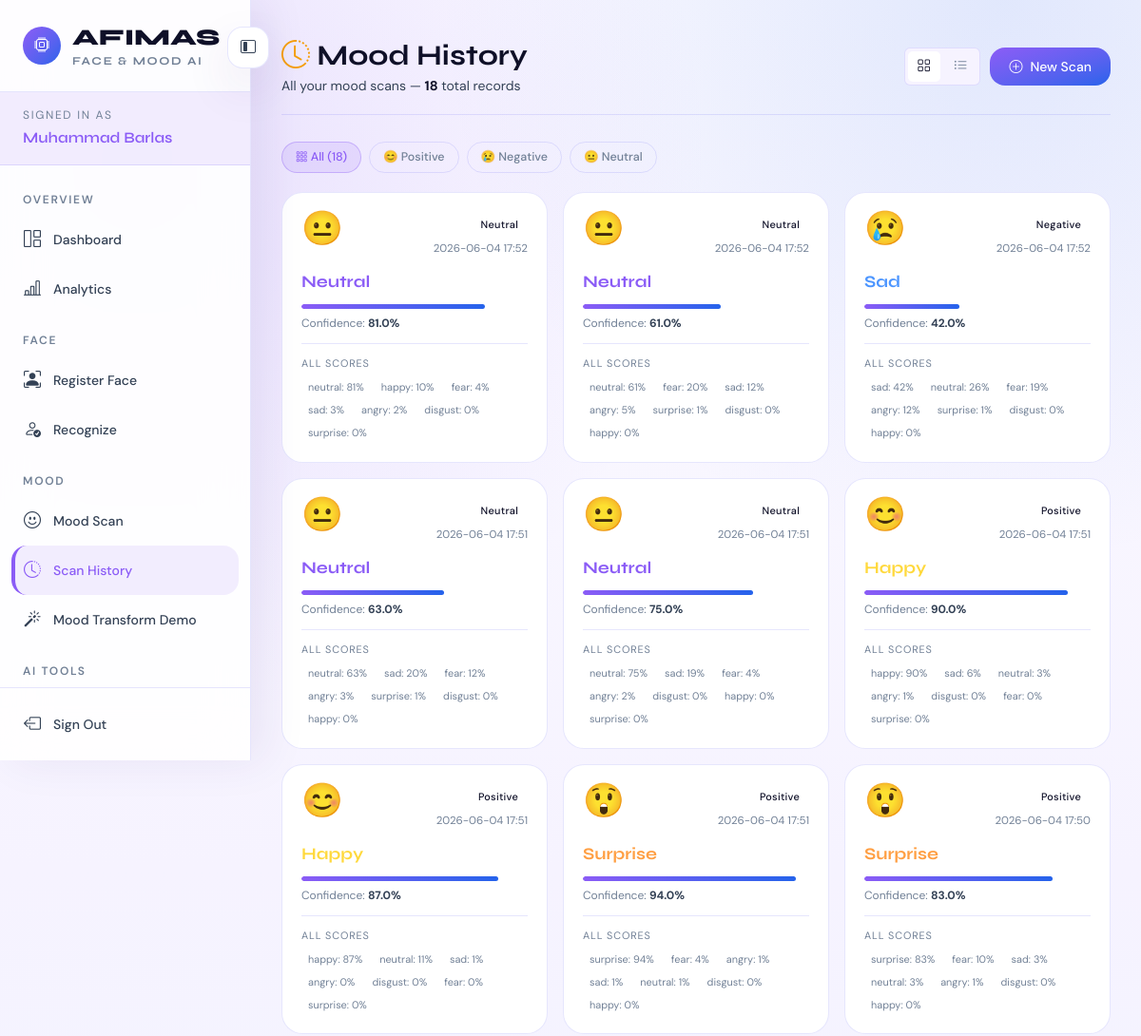
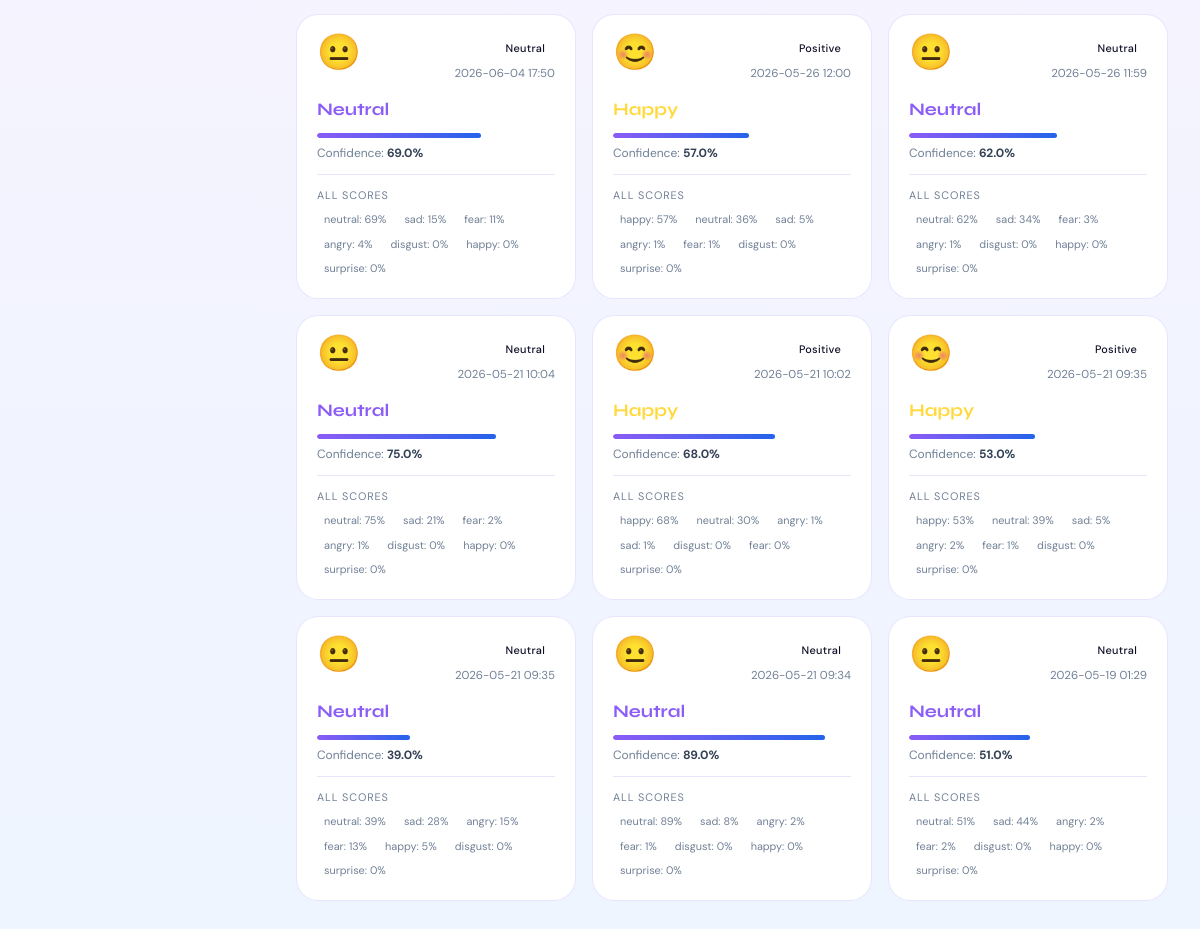
The page /mood/history (signed in) on the database its author committed (2 pictures, top to bottom).
### tables this page shows
CREATE TABLE users (
            id          INTEGER PRIMARY KEY AUTOINCREMENT,
            name        TEXT    NOT NULL,
            email       TEXT    NOT NULL UNIQUE,
            password_hash TEXT  NOT NULL,
            age         INTEGER,
            created_at  TIMESTAMP DEFAULT CURRENT_TIMESTAMP
        );

CREATE TABLE mood_logs (
            id               INTEGER PRIMARY KEY AUTOINCREMENT,
            user_id          INTEGER NOT NULL,
            dominant_emotion TEXT    NOT NULL,
            confidence       REAL    NOT NULL,
            mood_category    TEXT,
            all_scores_json  TEXT,
            image_path       TEXT,
            created_at       TIMESTAMP DEFAULT CURRENT_TIMESTAMP,
            FOREIGN KEY (user_id) REFERENCES users(id)
        );

### routes/mood_routes.py (the view)
@bp.route("/history", methods=["GET"])
@login_required
def history():
    user_id  = session["user_id"]
    user     = get_current_user()
    mood_logs = get_mood_logs_by_user(user_id)
    return render_template(
        "mood/moodhistory.html",
        user      = user,
        mood_logs = mood_logs
    )

### database.py (called while the page is built)
def get_db_connection():
    conn = sqlite3.connect(Config.DATABASE_PATH)
    conn.row_factory = sqlite3.Row  # Access columns by name
    return conn

### repositories/mood_repo.py (called while the page is built)
def get_mood_logs_by_user(user_id):
    conn = get_db_connection()
    rows = conn.execute(
        """
        SELECT id, user_id, dominant_emotion, confidence,
               mood_category, all_scores_json, image_path, created_at
        FROM mood_logs
        WHERE user_id = ?
        ORDER BY created_at DESC
        """,
        (user_id,)
    ).fetchall()
    conn.close()
    logs = []
    for row in rows:
        log = dict(row)
        if log["all_scores_json"]:
            log["all_scores"] = json.loads(log["all_scores_json"])
        else:
            log["all_scores"] = {}
        logs.append(log)
    return logs

### repositories/user_repo.py (called while the page is built)
def get_user_by_id(user_id):
    conn = get_db_connection()
    user = conn.execute(
        "SELECT * FROM users WHERE id = ?",
        (user_id,)
    ).fetchone()
    conn.close()
    return user

### services/auth_service.py (called while the page is built)
def get_current_user():
    user_id = session.get("user_id")  # Get ID stored during login
    if not user_id:
        return None
    return get_user_by_id(user_id)

def is_logged_in():
    return "user_id" in session

def login_required(f):
    @wraps(f)  # Preserves the original function name (important for Flask)
    def decorated_function(*args, **kwargs):
        if not is_logged_in():
            flash("Please log in to access this page.", "warning")
            return redirect(url_for("auth.login"))  # auth = Blueprint name
        return f(*args, **kwargs)
    return decorated_function

### templates/mood/moodhistory.html (shortened to what this page needs)
{% extends "base.html" %}
{% block content %}
<div class="page-header">
    <div style="display:flex; align-items:center; justify-content:space-between; flex-wrap:wrap; gap:12px;">
        <div>
            <div class="page-title">
                <i class="bi bi-clock-history" style="color:var(--accent-warn);"></i> Mood History
            </div>
            <div class="page-subtitle">
                All your mood scans —
                <strong style="color:var(--text-primary);">{{ mood_logs | length }}</strong>
                total records
            </div>
        </div>
        <div style="display:flex; gap:10px; align-items:center; flex-wrap:wrap;">
            <div class="view-toggle" id="viewToggle">
                <button class="view-btn active" id="btnGrid"
                        onclick="setView('grid')" title="Grid view">
                    <i class="bi bi-grid"></i>
                </button>
                <button class="view-btn" id="btnList"
                        onclick="setView('list')" title="List view">
                    <i class="bi bi-list-ul"></i>
                </button>
            </div>
            <a href="{{ url_for('mood.scan') }}" class="btn-af-primary">
                <i class="bi bi-plus-circle"></i> New Scan
            </a>
        </div>
    </div>
</div>
{% if mood_logs %}
    <div class="filter-bar">
        <button class="filter-btn active" onclick="filterLogs('all', this)">
            <i class="bi bi-grid-3x3-gap"></i> All ({{ mood_logs | length }})
        </button>
        <button class="filter-btn" onclick="filterLogs('positive', this)">
            😊 Positive
        </button>
        <button class="filter-btn" onclick="filterLogs('negative', this)">
            😢 Negative
        </button>
        <button class="filter-btn" onclick="filterLogs('neutral', this)">
            😐 Neutral
        </button>
    </div>
    <div class="history-grid" id="gridView">
        {% for log in mood_logs %}
        {% set cat = (log.mood_category or 'neutral') | lower %}
        {% set emotion_emojis = {
            'happy': '😊', 'sad': '😢', 'angry': '😠',
            'neutral': '😐', 'fear': '😨', 'surprise': '😲', 'disgust': '🤢'
        } %}
        <div class="history-card {{ cat }}" data-category="{{ cat }}">
            <div class="history-card-top">
                <div>
                    <div class="history-emoji">
                        {{ emotion_emojis.get(log.dominant_emotion, '😐') }}
                    </div>
                </div>
                <div style="text-align:right;">
                    <span class="badge-af badge-af
                        {% if cat == 'positive' %}badge-positive
                        {% elif cat == 'negative' %}badge-negative
                        {% else %}badge-neutral{% endif %}"
                        style="font-size:0.68rem;">
                        {{ log.mood_category or 'Neutral' }}
                    </span>
                    <div class="history-date" style="margin-top:6px;">
                        {{ log.created_at[:16] if log.created_at else '—' }}
                    </div>
                </div>
            </div>
            <div class="history-emotion emo-{{ log.dominant_emotion }}">
                {{ log.dominant_emotion }}
            </div>
            <div class="mini-conf-track">
                <div class="mini-conf-fill"
                     style="width: {{ '%.0f' | format(log.confidence * 100) }}%;"></div>
            </div>
            <div style="font-size:0.75rem; color:var(--text-muted);">
                Confidence: <strong style="color:var(--text-secondary);">
                    {{ '%.1f' | format(log.confidence * 100) }}%
                </strong>
            </div>
            {% if log.all_scores %}
            <div style="margin-top:12px; padding-top:12px; border-top:1px solid var(--border);">
                <div style="font-size:0.68rem; color:var(--text-muted); text-transform:uppercase;
                            letter-spacing:0.08em; margin-bottom:6px;">All Scores</div>
                <div style="display:flex; flex-wrap:wrap; gap:4px;">
                    {% for emo, score in log.all_scores.items() | sort(attribute='1', reverse=True) %}
                    <span style="font-size:0.68rem; padding:2px 7px; border-radius:100px;
                                 background:rgba(255,255,255,0.04); color:var(--text-muted);">
                        {{ emo }}: {{ '%.0f'|format(score*100) }}%
                    </span>
                    {% endfor %}
                </div>
            </div>
            {% endif %}
        </div>
        {% endfor %}
    </div>
{% endif %}
{% endblock %}

### templates/base.html (shortened to what this page needs)
<!DOCTYPE html>
<html lang="en">
<head>
    <link href="https://cdn.jsdelivr.net/npm/bootstrap-icons@1.11.0/font/bootstrap-icons.css" rel="stylesheet"/>
    <link rel="stylesheet" href="{{ url_for('static', filename='css/tailwind.css') }}"/>
</head>
<body class="overflow-x-hidden">
{% macro nav_item(endpoint, icon, label) %}
    <a href="{{ url_for(endpoint) }}"
       class="flex items-center gap-3 rounded-2xl px-3 py-3 text-sm font-medium no-underline transition {% if request.endpoint == endpoint %}border-l-4 border-af-accent bg-af-accent/10 pl-2 text-af-accent{% else %}text-af-secondary hover:bg-af-accent/10 hover:text-af-accent{% endif %}">
        <i class="bi {{ icon }} w-5 shrink-0 text-center text-lg"></i>
        <span data-collapse-hide>{{ label }}</span>
    </a>
{% endmacro %}
{% if session.get('user_id') and not hide_sidebar | default(false) %}
    <aside id="sidebar"
           class="fixed left-0 top-0 z-[100] flex h-screen w-[264px] -translate-x-full flex-col overflow-visible border-r border-af-border bg-white/90 shadow-[14px_0_44px_rgba(64,44,128,0.08)] backdrop-blur-xl transition-all duration-300 md:translate-x-0">
        <button type="button"
                class="absolute -right-5 top-7 z-20 hidden h-11 w-11 shrink-0 items-center justify-center rounded-2xl border border-af-border bg-white text-af-secondary shadow-af-card transition hover:border-af-border-accent hover:bg-af-accent/10 hover:text-af-accent md:inline-flex"
                onclick="toggleSidebarCollapse()"
                title="Collapse sidebar"
                aria-label="Collapse sidebar">
            <i id="collapseIcon" class="bi bi-layout-sidebar-inset transition"></i>
        </button>
        <div data-sidebar-header class="flex items-center gap-3 border-b border-af-border px-6 py-6 transition-all duration-300">
            <a data-brand-link href="{{ url_for('dashboard.index') }}" class="flex min-w-0 flex-1 items-center gap-3 font-display text-2xl font-extrabold text-af-text no-underline transition-all duration-300">
                <span class="grid h-10 w-10 shrink-0 place-items-center rounded-lg bg-gradient-to-br from-af-accent to-af-accent-2 text-base text-white">
                    <i class="bi bi-cpu"></i>
                </span>
                <span data-collapse-hide class="min-w-0 truncate">
                    AFIMAS
                    <span class="block text-xs font-bold uppercase tracking-[0.14em] text-af-muted">Face & Mood AI</span>
                </span>
            </a>
        </div>
        <div data-collapse-hide class="border-b border-af-border bg-af-accent/10 px-6 py-4">
            <div class="text-xs uppercase tracking-[0.14em] text-af-muted">Signed in as</div>
            <div class="mt-1 truncate font-display text-base font-semibold text-af-accent">{{ session.get('user_name', 'User') }}</div>
        </div>
        <nav class="flex-1 overflow-y-auto px-3 py-4">
            <div data-collapse-hide class="px-3 pb-2 pt-3 text-xs font-semibold uppercase tracking-[0.14em] text-af-muted">Overview</div>
            {{ nav_item('dashboard.index', 'bi-grid-1x2', 'Dashboard') }}
            {{ nav_item('dashboard.analytics', 'bi-bar-chart-line', 'Analytics') }}
            <div data-collapse-hide class="px-3 pb-2 pt-5 text-xs font-semibold uppercase tracking-[0.14em] text-af-muted">Face</div>
            {{ nav_item('face.register_face', 'bi-person-bounding-box', 'Register Face') }}
            {{ nav_item('face.recognize', 'bi-person-check', 'Recognize') }}
            <div data-collapse-hide class="px-3 pb-2 pt-5 text-xs font-semibold uppercase tracking-[0.14em] text-af-muted">Mood</div>
            {{ nav_item('mood.scan', 'bi-emoji-smile', 'Mood Scan') }}
            {{ nav_item('mood.history', 'bi-clock-history', 'Scan History') }}
            {{ nav_item('mood.transform', 'bi-magic', 'Mood Transform Demo') }}
            <div data-collapse-hide class="px-3 pb-2 pt-5 text-xs font-semibold uppercase tracking-[0.14em] text-af-muted">AI Tools</div>
            {{ nav_item('age.predict', 'bi-calendar-heart', 'Age Prediction') }}
        </nav>
        <div class="border-t border-af-border p-3">
            <a href="{{ url_for('auth.logout') }}" class="flex items-center gap-3 rounded-2xl px-3 py-3 text-sm font-medium text-af-secondary no-underline transition hover:bg-red-500/10 hover:text-red-500">
                <i class="bi bi-box-arrow-left w-5 shrink-0 text-center text-lg"></i>
                <span data-collapse-hide>Sign Out</span>
            </a>
        </div>
    </aside>
    <main id="mainContent" class="min-h-screen min-w-0 overflow-x-clip px-4 py-16 transition-all duration-300 md:ml-[264px] md:px-8 md:py-10 xl:px-12">
        <div class="mx-auto w-full max-w-[1600px] min-w-0">
            {% block content %}{% endblock %}
        </div>
    </main>
{% else %}
    <div class="flex min-h-screen items-center justify-center p-6">
        {% block guest_content %}{% endblock %}
    </div>
{% endif %}
</body>
</html>

### rows shown on the page
users: get "Muhammad Barlas"
mood_logs: get "😐", mood_category "Neutral", created_at "2026-06-04 17:52", dominant_emotion "Neutral", log.confidence*100 "81.0", emo "neutral" "happy" "fear" "sad" "angry" "disgust" "surprise", score "81" "10" "4" "3" "2" "0" "0"
mood_logs: get "😐", mood_category "Neutral", created_at "2026-06-04 17:52", dominant_emotion "Neutral", log.confidence*100 "61.0", emo "neutral" "fear" "sad" "angry" "surprise" "disgust" "happy", score "61" "20" "12" "5" "1" "0" "0"
mood_logs: get "😢", mood_category "Negative", created_at "2026-06-04 17:52", dominant_emotion "Sad", log.confidence*100 "42.0", emo "sad" "neutral" "fear" "angry" "surprise" "disgust" "happy", score "42" "26" "19" "12" "1" "0" "0", dominant_emotion "sad", score*100 "1"
mood_logs: get "😐", mood_category "Neutral", created_at "2026-06-04 17:51", dominant_emotion "Neutral", log.confidence*100 "63.0", emo "neutral" "sad" "fear" "angry" "surprise" "disgust" "happy", score "63" "20" "12" "3" "1" "0" "0"
mood_logs: get "😐", mood_category "Neutral", created_at "2026-06-04 17:51", dominant_emotion "Neutral", log.confidence*100 "75.0", emo "neutral" "sad" "fear" "angry" "disgust" "happy" "surprise", score "75" "19" "4" "2" "0" "0" "0"
mood_logs: get "😊", mood_category "Positive", created_at "2026-06-04 17:51", dominant_emotion "Happy", log.confidence*100 "90.0", emo "happy" "sad" "angry" "disgust" "fear" "surprise", score "90" "6" "1" "0" "0" "0"
mood_logs: emo "neutral", score*100 "3", get "😐", mood_category "Neutral", created_at "2026-05-21 09:35", dominant_emotion "Neutral", log.confidence*100 "39.0", emo "neutral" "sad" "angry" "fear" "disgust" "surprise", score "39" "28" "15" "13" "0" "0"
mood_logs: get "😊", mood_category "Positive", created_at "2026-06-04 17:51", dominant_emotion "Happy", log.confidence*100 "87.0", emo "happy" "neutral" "angry" "disgust" "fear" "surprise", score "87" "11" "0" "0" "0" "0"
mood_logs: get "😲", mood_category "Positive", created_at "2026-06-04 17:51", dominant_emotion "Surprise", log.confidence*100 "94.0", emo "surprise" "fear" "angry" "neutral" "disgust" "happy", score "94" "4" "1" "1" "0" "0"
mood_logs: get "😲", mood_category "Positive", created_at "2026-06-04 17:50", dominant_emotion "Surprise", log.confidence*100 "83.0", emo "surprise" "fear" "sad" "angry" "disgust" "happy", score "83" "10" "3" "1" "0" "0"
mood_logs: get "😐", mood_category "Neutral", created_at "2026-06-04 17:50", dominant_emotion "Neutral", log.confidence*100 "69.0", emo "neutral" "sad" "fear" "angry" "disgust" "happy" "surprise", score "69" "15" "11" "4" "0" "0" "0"
mood_logs: get "😊", mood_category "Positive", created_at "2026-05-26 12:00", dominant_emotion "Happy", log.confidence*100 "57.0", emo "happy" "neutral" "sad" "angry" "fear" "disgust" "surprise", score "57" "36" "5" "1" "1" "0" "0"
mood_logs: get "😐", mood_category "Neutral", created_at "2026-05-26 11:59", dominant_emotion "Neutral", log.confidence*100 "62.0", emo "neutral" "sad" "fear" "angry" "disgust" "happy" "surprise", score "62" "34" "3" "1" "0" "0" "0"
mood_logs: get "😐", mood_category "Neutral", created_at "2026-05-21 10:04", dominant_emotion "Neutral", log.confidence*100 "75.0", emo "neutral" "sad" "fear" "angry" "disgust" "happy" "surprise", score "75" "21" "2" "1" "0" "0" "0"
mood_logs: get "😊", mood_category "Positive", created_at "2026-05-21 10:02", dominant_emotion "Happy", log.confidence*100 "68.0", emo "happy" "neutral" "angry" "disgust" "fear" "surprise", score "68" "30" "1" "0" "0" "0", dominant_emotion "happy", score*100 "5"
mood_logs: get "😊", mood_category "Positive", created_at "2026-05-21 09:35", dominant_emotion "Happy", log.confidence*100 "53.0", emo "happy" "neutral" "sad" "angry" "fear" "disgust" "surprise", score "53" "39" "5" "2" "1" "0" "0"
mood_logs: get "😐", mood_category "Neutral", created_at "2026-05-21 09:34", dominant_emotion "Neutral", log.confidence*100 "89.0", emo "neutral" "sad" "angry" "fear" "disgust" "happy" "surprise", score "89" "8" "2" "1" "0" "0" "0"
mood_logs: get "😐", mood_category "Neutral", created_at "2026-05-19 01:29", dominant_emotion "Neutral", log.confidence*100 "51.0", emo "neutral" "sad" "angry" "fear" "disgust" "happy" "surprise", score "51" "44" "2" "2" "0" "0" "0"

### other values the page prints
{{ label }} "Dashboard Analytics Register Face Recognize Mood Scan Scan History Mood Transform Demo"
{{ mood_logs | length }} "18"
